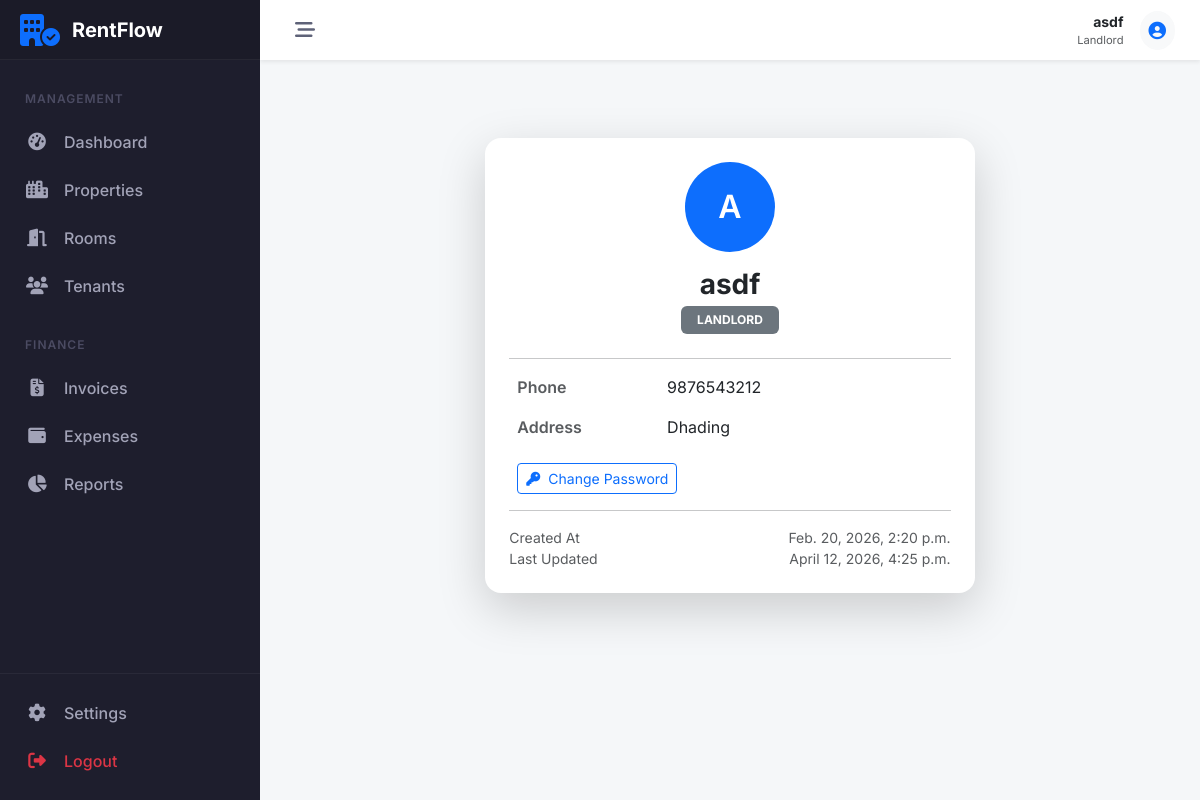
Before: /profile/2/ (signed in) with the older database file.
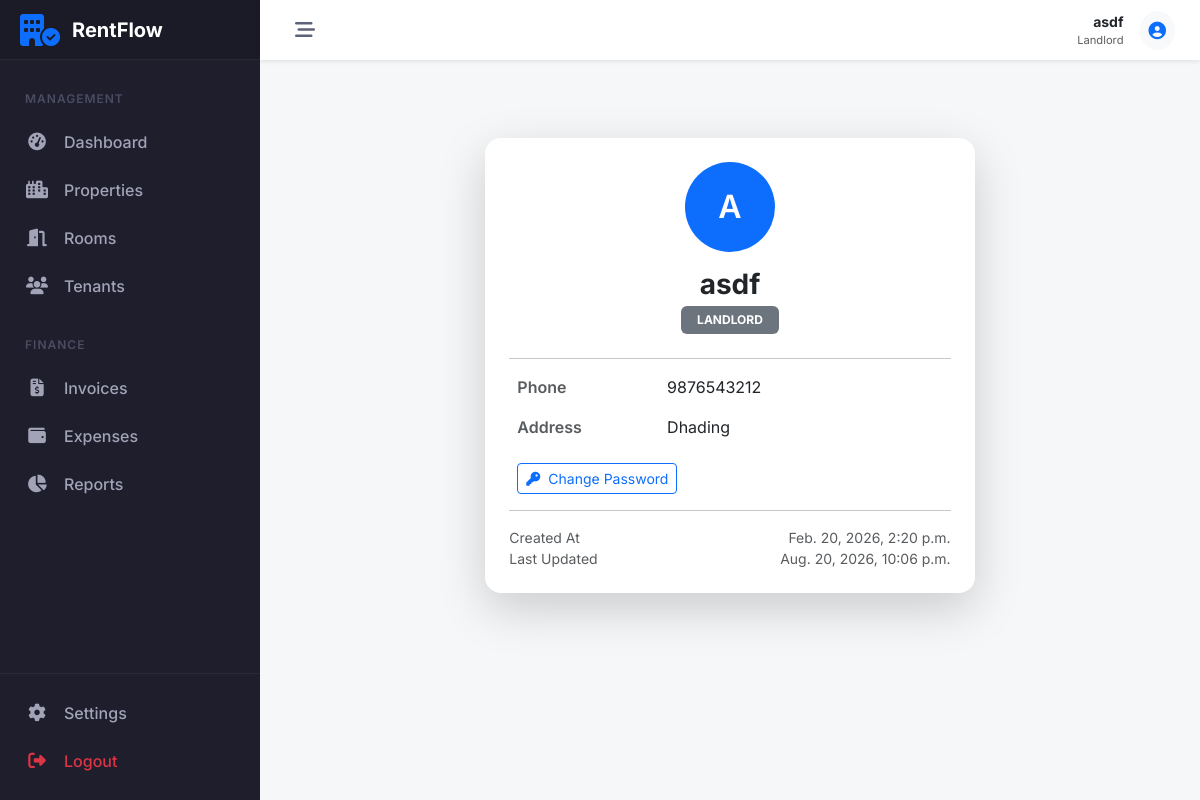
After: the same page with the newer database file.
### accounts/models.py (models this page shows, shortened)
class Profile(models.Model):
    ROLE_CHOICES = (
        ('LANDLORD', 'Landlord'),
        ('TENANT', 'Tenant'),
    )
    user = models.OneToOneField(User, on_delete=models.CASCADE, related_name='profile')
    role = models.CharField(max_length=10, choices=ROLE_CHOICES, default='TENANT', db_index=True)
    phone = models.CharField(max_length=15, blank=True)
    address = models.TextField(blank=True)
    needs_password_change = models.BooleanField(default=False)
    created_at = models.DateTimeField(auto_now_add=True)
    updated_at = models.DateTimeField(auto_now=True)

### accounts/views.py (the view)
# urls.py: path('profile/<int:profile_id>/', profile_view, name='profile_view'),
def profile_view(request, profile_id):
    profile = Profile.objects.get(id=profile_id)
    return render(request, 'accounts/profile.html', {'profile': profile})

### accounts/templates/accounts/profile.html (shortened to what this page needs)
{% extends 'core/base.html' %}
{% block content %}
<div class="container py-5">
    <div class="row justify-content-center">
        <div class="col-lg-7 col-md-9">
            <div class="card border-0 shadow-lg rounded-4">
                <div class="card-body p-4">
                    <div class="text-center mb-4">
                        <div class="rounded-circle bg-primary text-white d-flex align-items-center justify-content-center mx-auto mb-3"
                             style="width: 90px; height: 90px; font-size: 32px; font-weight: 600;">
                            {{ profile.user.username|slice:":1"|upper }}
                        </div>
                        <h3 class="mb-1 fw-bold">{{ profile.user.username }}</h3>
                        <span class="badge bg-secondary px-3 py-2">
                            {{ profile.role }}
                        </span>
                    </div>
                    <hr>
                    <div class="px-2">
                        <div class="row mb-3">
                            <div class="col-4 text-muted fw-semibold">
                                Phone
                            </div>
                            <div class="col-8">
                                {{ profile.phone|default:"Not provided" }}
                            </div>
                        </div>
                        <div class="row mb-3">
                            <div class="col-4 text-muted fw-semibold">
                                Address
                            </div>
                            <div class="col-8">
                                {{ profile.address|default:"Not provided" }}
                            </div>
                        </div>
                        <div class="mt-4">
                            <a href="{% url 'accounts:password_change' %}" class="btn btn-outline-primary btn-sm">
                                <i class="fa-solid fa-key me-2"></i>Change Password
                            </a>
                        </div>
                    </div>
                    <hr>
                    <div class="small text-muted">
                        <div class="d-flex justify-content-between">
                            <span>Created At</span>
                            <span>{{ profile.created_at }}</span>
                        </div>
                        <div class="d-flex justify-content-between">
                            <span>Last Updated</span>
                            <span>{{ profile.updated_at }}</span>
                        </div>
                    </div>
                </div>
            </div>
        </div>
    </div>
</div>
{% endblock %}

Changed rows visible on the page:
changed Profile "Dhading": updated_at "April 12, 2026, 4:25 p.m." → "Aug. 20, 2026, 10:06 p.m."
